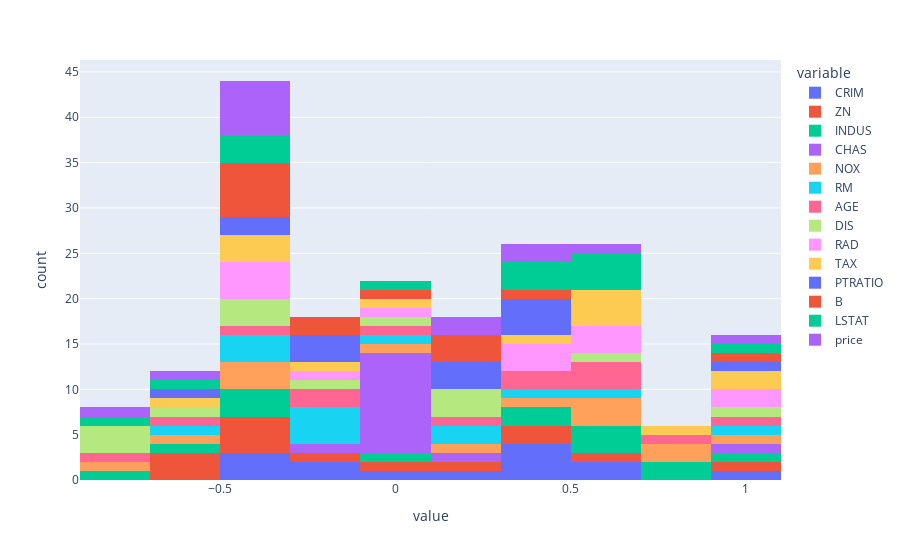

The cell this chart's notebook holds for it:
### Code cell
px.histogram(correlation)

### Figure 1 — Plotly figure (JSON) as saved in the notebook; plotly's stock layout.template omitted (floating-point values rounded to 4 significant figures)
{"data": [{"alignmentgroup": "True", "bingroup": "x", "hovertemplate": "variable=CRIM<br>value=%{x}<br>count=%{y}<extra></extra>", "legendgroup": "CRIM", "marker": {"color": "#636efa", "pattern": {"shape": ""}}, "name": "CRIM", "offsetgroup": "CRIM", "orientation": "v", "showlegend": true, "type": "histogram", "x": [1, -0.2005, 0.4066, -0.05589, 0.421, -0.2192, 0.3527, -0.3797, 0.6255, 0.5828, 0.2899, -0.3851, 0.4556, -0.3883], "xaxis": "x", "yaxis": "y"}, {"alignmentgroup": "True", "bingroup": "x", "hovertemplate": "variable=ZN<br>value=%{x}<br>count=%{y}<extra></extra>", "legendgroup": "ZN", "marker": {"color": "#EF553B", "pattern": {"shape": ""}}, "name": "ZN", "offsetgroup": "ZN", "orientation": "v", "showlegend": true, "type": "histogram", "x": [-0.2005, 1, -0.5338, -0.0427, -0.5166, 0.312, -0.5695, 0.6644, -0.3119, -0.3146, -0.3917, 0.1755, -0.413, 0.3604], "xaxis": "x", "yaxis": "y"}, {"alignmentgroup": "True", "bingroup": "x", "hovertemplate": "variable=INDUS<br>value=%{x}<br>count=%{y}<extra></extra>", "legendgroup": "INDUS", "marker": {"color": "#00cc96", "pattern": {"shape": ""}}, "name": "INDUS", "offsetgroup": "INDUS", "orientation": "v", "showlegend": true, "type": "histogram", "x": [0.4066, -0.5338, 1, 0.06294, 0.7637, -0.3917, 0.6448, -0.708, 0.5951, 0.7208, 0.3832, -0.357, 0.6038, -0.4837], "xaxis": "x", "yaxis": "y"}, {"alignmentgroup": "True", "bingroup": "x", "hovertemplate": "variable=CHAS<br>value=%{x}<br>count=%{y}<extra></extra>", "legendgroup": "CHAS", "marker": {"color": "#ab63fa", "pattern": {"shape": ""}}, "name": "CHAS", "offsetgroup": "CHAS", "orientation": "v", "showlegend": true, "type": "histogram", "x": [-0.05589, -0.0427, 0.06294, 1, 0.0912, 0.09125, 0.08652, -0.09918, -0.007368, -0.03559, -0.1215, 0.04879, -0.05393, 0.1753], "xaxis": "x", "yaxis": "y"}, {"alignmentgroup": "True", "bingroup": "x", "hovertemplate": "variable=NOX<br>value=%{x}<br>count=%{y}<extra></extra>", "legendgroup": "NOX", "marker": {"color": "#FFA15A", "pattern": {"shape": ""}}, "name": "NOX", "offsetgroup": "NOX", "orientation": "v", "showlegend": true, "type": "histogram", "x": [0.421, -0.5166, 0.7637, 0.0912, 1, -0.3022, 0.7315, -0.7692, 0.6114, 0.668, 0.1889, -0.3801, 0.5909, -0.4273], "xaxis": "x", "yaxis": "y"}, {"alignmentgroup": "True", "bingroup": "x", "hovertemplate": "variable=RM<br>value=%{x}<br>count=%{y}<extra></extra>", "legendgroup": "RM", "marker": {"color": "#19d3f3", "pattern": {"shape": ""}}, "name": "RM", "offsetgroup": "RM", "orientation": "v", "showlegend": true, "type": "histogram", "x": [-0.2192, 0.312, -0.3917, 0.09125, -0.3022, 1, -0.2403, 0.2052, -0.2098, -0.292, -0.3555, 0.1281, -0.6138, 0.6954], "xaxis": "x", "yaxis": "y"}, {"alignmentgroup": "True", "bingroup": "x", "hovertemplate": "variable=AGE<br>value=%{x}<br>count=%{y}<extra></extra>", "legendgroup": "AGE", "marker": {"color": "#FF6692", "pattern": {"shape": ""}}, "name": "AGE", "offsetgroup": "AGE", "orientation": "v", "showlegend": true, "type": "histogram", "x": [0.3527, -0.5695, 0.6448, 0.08652, 0.7315, -0.2403, 1, -0.7479, 0.456, 0.5065, 0.2615, -0.2735, 0.6023, -0.377], "xaxis": "x", "yaxis": "y"}, {"alignmentgroup": "True", "bingroup": "x", "hovertemplate": "variable=DIS<br>value=%{x}<br>count=%{y}<extra></extra>", "legendgroup": "DIS", "marker": {"color": "#B6E880", "pattern": {"shape": ""}}, "name": "DIS", "offsetgroup": "DIS", "orientation": "v", "showlegend": true, "type": "histogram", "x": [-0.3797, 0.6644, -0.708, -0.09918, -0.7692, 0.2052, -0.7479, 1, -0.4946, -0.5344, -0.2325, 0.2915, -0.497, 0.2499], "xaxis": "x", "yaxis": "y"}, {"alignmentgroup": "True", "bingroup": "x", "hovertemplate": "variable=RAD<br>value=%{x}<br>count=%{y}<extra></extra>", "legendgroup": "RAD", "marker": {"color": "#FF97FF", "pattern": {"shape": ""}}, "name": "RAD", "offsetgroup": "RAD", "orientation": "v", "showlegend": true, "type": "histogram", "x": [0.6255, -0.3119, 0.5951, -0.007368, 0.6114, -0.2098, 0.456, -0.4946, 1, 0.9102, 0.4647, -0.4444, 0.4887, -0.3816], "xaxis": "x", "yaxis": "y"}, {"alignmentgroup": "True", "bingroup": "x", "hovertemplate": "variable=TAX<br>value=%{x}<br>count=%{y}<extra></extra>", "legendgroup": "TAX", "marker": {"color": "#FECB52", "pattern": {"shape": ""}}, "name": "TAX", "offsetgroup": "TAX", "orientation": "v", "showlegend": true, "type": "histogram", "x": [0.5828, -0.3146, 0.7208, -0.03559, 0.668, -0.292, 0.5065, -0.5344, 0.9102, 1, 0.4609, -0.4418, 0.544, -0.4685], "xaxis": "x", "yaxis": "y"}, {"alignmentgroup": "True", "bingroup": "x", "hovertemplate": "variable=PTRATIO<br>value=%{x}<br>count=%{y}<extra></extra>", "legendgroup": "PTRATIO", "marker": {"color": "#636efa", "pattern": {"shape": ""}}, "name": "PTRATIO", "offsetgroup": "PTRATIO", "orientation": "v", "showlegend": true, "type": "histogram", "x": [0.2899, -0.3917, 0.3832, -0.1215, 0.1889, -0.3555, 0.2615, -0.2325, 0.4647, 0.4609, 1, -0.1774, 0.374, -0.5078], "xaxis": "x", "yaxis": "y"}, {"alignmentgroup": "True", "bingroup": "x", "hovertemplate": "variable=B<br>value=%{x}<br>count=%{y}<extra></extra>", "legendgroup": "B", "marker": {"color": "#EF553B", "pattern": {"shape": ""}}, "name": "B", "offsetgroup": "B", "orientation": "v", "showlegend": true, "type": "histogram", "x": [-0.3851, 0.1755, -0.357, 0.04879, -0.3801, 0.1281, -0.2735, 0.2915, -0.4444, -0.4418, -0.1774, 1, -0.3661, 0.3335], "xaxis": "x", "yaxis": "y"}, {"alignmentgroup": "True", "bingroup": "x", "hovertemplate": "variable=LSTAT<br>value=%{x}<br>count=%{y}<extra></extra>", "legendgroup": "LSTAT", "marker": {"color": "#00cc96", "pattern": {"shape": ""}}, "name": "LSTAT", "offsetgroup": "LSTAT", "orientation": "v", "showlegend": true, "type": "histogram", "x": [0.4556, -0.413, 0.6038, -0.05393, 0.5909, -0.6138, 0.6023, -0.497, 0.4887, 0.544, 0.374, -0.3661, 1, -0.7377], "xaxis": "x", "yaxis": "y"}, {"alignmentgroup": "True", "bingroup": "x", "hovertemplate": "variable=price<br>value=%{x}<br>count=%{y}<extra></extra>", "legendgroup": "price", "marker": {"color": "#ab63fa", "pattern": {"shape": ""}}, "name": "price", "offsetgroup": "price", "orientation": "v", "showlegend": true, "type": "histogram", "x": [-0.3883, 0.3604, -0.4837, 0.1753, -0.4273, 0.6954, -0.377, 0.2499, -0.3816, -0.4685, -0.5078, 0.3335, -0.7377, 1], "xaxis": "x", "yaxis": "y"}], "layout": {"barmode": "relative", "legend": {"title": {"text": "variable"}, "tracegroupgap": 0}, "margin": {"t": 60}, "xaxis": {"anchor": "y", "domain": [0, 1], "title": {"text": "value"}}, "yaxis": {"anchor": "x", "domain": [0, 1], "title": {"text": "count"}}}}
